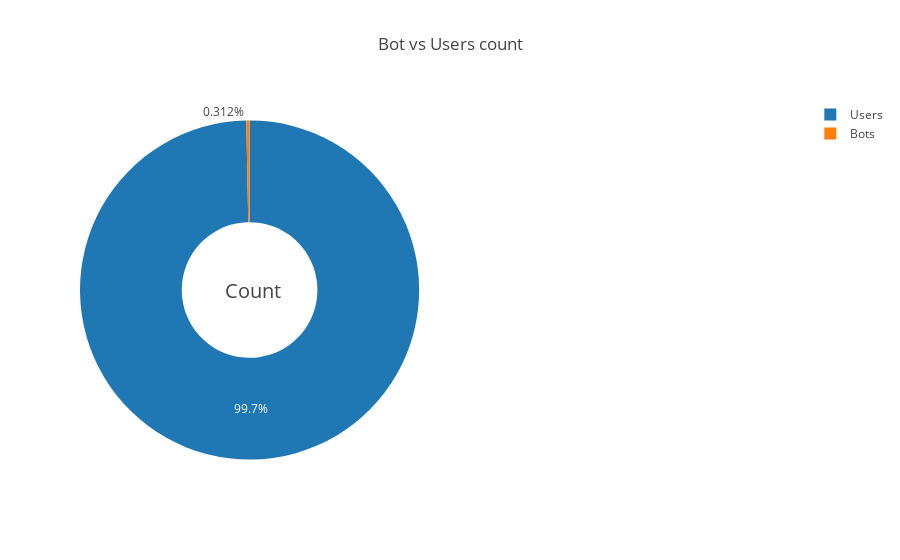

Write notebook code for a chart like this one.
### Code cell
fig = {
  "data": [
    {
      "values": [bot_count, user_count],
      "labels": [
        "Bots",
        "Users"
      ],
      "domain": {"column": 0},
      "name": "Bot vs Users count",
      "hoverinfo":"label+percent+name",
      "hole": .4,
      "type": "pie"
    }],
  "layout": {
        "title":"Bot vs Users count",
        "grid": {"rows": 1, "columns": 2},
        "annotations": [
            {
                "font": {
                    "size": 20
                },
                "showarrow": False,
                "text": "Count",
                "x": 0.20,
                "y": 0.5
            }
        ]
    }
}
plotly.offline.iplot(fig, filename='donut')

### Figure 1 — Plotly figure (JSON) as saved in the notebook; plotly's stock layout.template omitted (floating-point values rounded to 4 significant figures)
{"data": [{"domain": {"column": 0}, "hole": 0.4, "hoverinfo": "label+percent+name", "labels": ["Bots", "Users"], "name": "Bot vs Users count", "type": "pie", "uid": "830196cb-5c6b-4c85-b2ec-4aceb0655e1a", "values": [674, 215278]}], "layout": {"annotations": [{"font": {"size": 20}, "showarrow": false, "text": "Count", "x": 0.2, "y": 0.5}], "grid": {"columns": 2, "rows": 1}, "title": {"text": "Bot vs Users count"}}}
